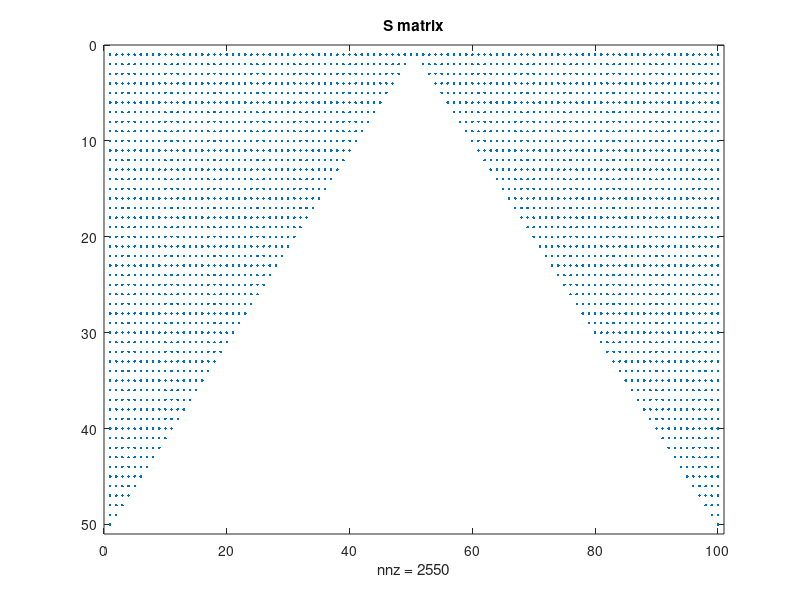
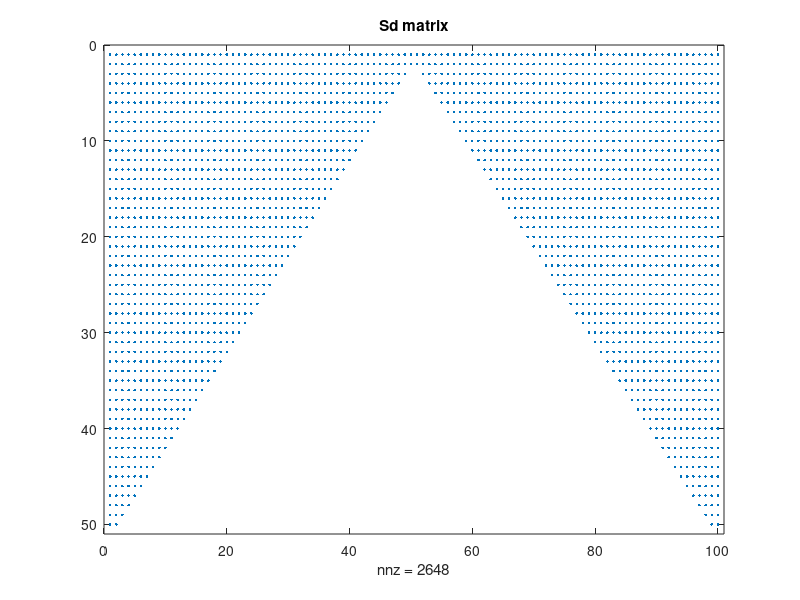
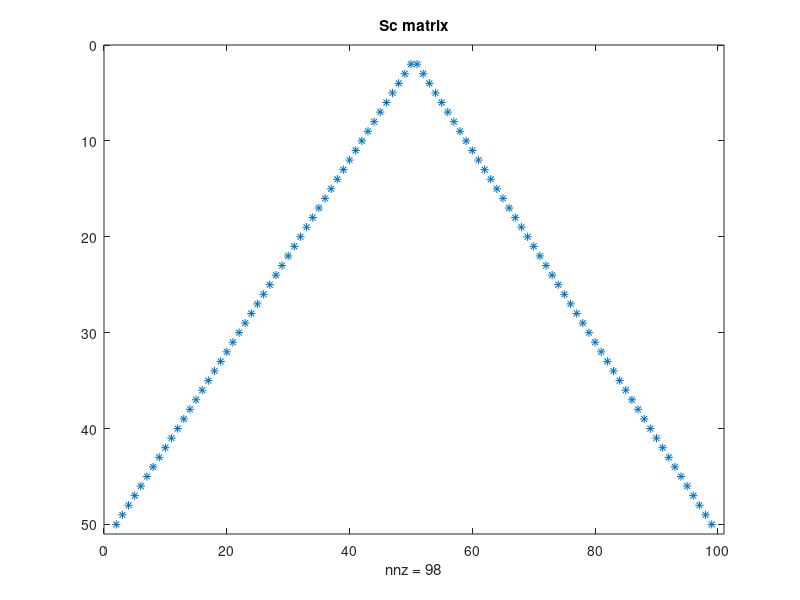

The MATLAB source for these figures, in order: (Note: this script raises an error after producing the figures.)
%% Programme to solve for Stokes velocity profile in riblets
% Solve A*u = P
% S = riblets grid points
% P = pressure gradient
% A = Laplacian coefficients
% Sc = Sd - S = riblets surface grid points

clear
close all;
tic

%% Input data
% Sides of the domain
ly = 0.5; 
lz = 1;

% Define grid sizes
ny = 50;
nz = 100;
% n = 4;
% ny_p = n; % number of points y (wall-normal) domain is enclosed
% ny = ny_p+1; % number of points in y 
% nz = ny_p*2; % number of points in z (spanwise) % periodic in z-direction
dy = ly/(ny-1); % length of sub-intervals in y-axis
dz = lz/nz; % length of sub-intervals in z-axis
z = linspace(0,lz,nz);
y = linspace(0,ly,ny);

dpdx = -1; % Pressure gradient
Sx = 0; % Shear at the top, could set to 1 (if normalised, always 1)

geometry = 1; % 0 = parabola, 1 = triangle, 2 = semi-circle

%% Build S matrix - Grid Points of riblets
% S = 1 for points within and on boundary and = 0 elsewhere 
if geometry == 0 % parabola
    parabola = (2*(z-lz/2)).^2;
    shape='parabola';
    for k=1:nz
        for j=1:ny
            if y(j)<parabola(k)
                S(j,k) = 1;
            else
                S(j,k) = 0;
            end
        end
    end
end

if geometry == 1 % triangle
    shape='triangle';
    triangle = (z-lz/2);%+1+0.5*z)+0.5*lz;
    triangle2 = -z+lz/2;
    % triangle = (2*z-lz/2);%+1+0.5*z)+0.5*lz;
    % triangle2 = -2*z+lz/2;
    for k=1:nz
        for j=1:ny
            if y(j)<=triangle(k) || y(j)<=triangle2(k)
                S(j,k) = 1;
            else
                S(j,k) = 0;
            end
        end
    end
end

if geometry == 2 % semi-circle
    circle = (-sqrt((lz/2)^2-(z-lz/2).^2))+ly;
    shape='circle';
    for k=1:nz
        for j=1:ny
            if y(j)<=circle(k)
                S(j,k) = 1;
            else
                S(j,k) = 0;
            end
        end
    end
end
figure
spy(S)
title('S matrix')

%% Build Sd matrix
% Sd = 1 for points within and on boundary and = 0 elsewhere 
% riblets now bigger by d = max(dy,dz)
if geometry == 0 % parabola
    z = linspace(0,1,nz);
    parabola_d = (2*(z-lz/2)).^2+dz;
    for k=1:nz
        for j=1:ny
            if y(j)<parabola_d(k)
                Sd(j,k) = 1;
            else
                Sd(j,k) = 0;
            end
        end
    end
end

if geometry == 1 % triangle
    z= linspace(0,1,nz);
    triangle = (z-lz/2)+dy;%+1+0.5*z)+0.5*lz;
    triangle2 = -z+lz/2+dy;
    for k=1:nz
        for j=1:ny
            if y(j)<triangle(k) || y(j)<triangle2(k)
                Sd(j,k) = 1;
            else
                Sd(j,k) = 0;
            end
        end
    end
end

if geometry == 2 % semi-circle
    z = linspace(0,1,nz);
    circle = (-sqrt((lz/2)^2-(z-lz/2).^2))+ly+dy;
    for k=1:nz
        for j=1:ny
            if y(j)<circle(k)
                Sd(j,k) = 1;
            else
                Sd(j,k) = 0;
            end
        end
    end
end
figure
spy(Sd)
title('Sd matrix')
Sc=Sd-S;
figure
spy(Sc)
title('Sc matrix')

%% Build P matrix - pressure gradient - RHS of Stokes
P = ones(ny*nz,1);
P = sparse(P);
P = P*dpdx;

%% Build A matrix 
beta = -2/(dy^2)-2/(dz^2); % coefficient of point p
alpha = 1/(dy^2); % coefficient of surrounding points
r1 = beta.*ones(ny,1);
r2 = alpha.*ones(ny-1,1);
r3 = alpha.*ones(1,1);
B = diag(r1,0) + diag(r2,1) + diag(r2,-1) + diag(r3,-ny+1) + diag(r3,ny-1);
B = sparse(B);
C = kron(eye(nz),B);
C = sparse(C);
gamma = 1/(dz^2);
r4 = gamma.*ones(ny*nz-ny,1);
r5 = gamma.*ones(ny,1);
D = diag(r4,-ny)+diag(r4,+ny)+diag(r5,-ny*nz+ny)+diag(r5,ny*nz-ny);
D = sparse(D);
A = C+D;
A = sparse(A);


% Shear at the top
for k = 1:nz
    j = ny; % top of domain
    index = (k-1)*ny+j;
    A(index,:) = 0;
    A(index,index) = 1/dy^2;
    if index~=1
        A(index,index-1) = -1/dy^2;
    end   
    P(index)=Sx;
end
%% Solid condition - modify the A matrix
% Modify A and P matrix for points within and on the boundary of riblets
% Velocity inside riblets = 0
for j = 1:ny
    for k = 1:nz
        if S(j,k)==1
            index = (k-1)*ny+j;
            A(index,:) = 0;
            A(index,index) = 1/dy^2;
            P(index) = 0;
        end
    end
end

%% Modify the A matrix - curve of the boundary
%Modification of the matrix A near the boundary of the solid
for j=1:ny
    for k=1:nz
        if Sc(j,k) == 1
            y0=(j-(ny))*dy;
            z0=k*dz ;          
            my=abs(floor( log10(dy)));
            mz=abs(floor( log10(dz)));
            
        %ys: (j-+2,k);(j-+1,k);(j,k-+2);(j,k-+1) 
            ys=[y0-dy, y0, y0+dy];
            zs=[z0-dz, z0, z0+dz];  
            
            if geometry == 0 % parabola
                yp0 = (2*(z0-lz/2)).^2;
                zpPlus = sqrt(y0)/2+lz/2;
                zpMinus = -zpPlus;
            end
            
            if geometry == 1 % triangle
                if z0 <= lz/2
                    yp0 = z0 - lz/2;
                else
                    yp0 = -z0+lz/2;
                end
                zpPlus = lz/2 - y0;
                zpMinus = y0 + lz/2;
            end
            
            if geometry == 2 % semi-circle
                yp0=-(-sqrt((lz/2)^2-(z0-lz/2).^2))+ly;
                zpPlus=sqrt((lz/2)^2-(y0-ly).^2)+lz/2;
                zpMinus=-zpPlus;
            end
            % check closest distance in z direction               
            if abs(z0-zpPlus) < abs(z0 - zpMinus)
                zp0 = zpPlus;
            else
                zp0 = zpMinus;
            end
            
            % Modify ys: (j-+2,k),(j-+1,k),(j,k-+2),(j,k-+1)         
            deltay=round(abs(y0-yp0),10);
            deltays=y0-yp0;
            deltaz=round(abs(z0-zp0),10);
            deltazs=z0-zp0;
            
            if deltaz<dz
                if round(deltaz,mz+2)~=0
                    zs(2-sign(deltazs))=z0-sign(deltazs)*deltaz;
                end
            end           
            if deltay<dy
                if round(deltay,my+2)~=0 
                    ys(2-sign(deltays))=y0-sign(deltays)*deltay;                     
                end
            end 
            
            bj=zeros(1,3);
            bk=zeros(1,3);          
            bj(1)=2/((ys(2)-ys(1))*(ys(3)-ys(1)));
            bj(2)=-2/((ys(3)-ys(2))*(ys(2)-ys(1))); 
            bj(3)=2/((ys(3)-ys(2))*(ys(3)-ys(1)));
            bk(1)=2/((zs(2)-zs(1))*(zs(3)-zs(1)));
            bk(2)=-2/((zs(3)-zs(2))*(zs(2)-zs(1))); 
            bk(3)=2/((zs(3)-zs(2))*(zs(3)-zs(1)));  
            
            index =(k-1)*ny+j;
            A(index,index)= bj(2) + bk(2);        
            if abs(deltay)<dy           
                if j==1
                  A(index,index+ny-1)= bj(1);
                  A(index,index+1)= 0;
                  
                elseif j==ny
                  A(index,index-ny+1)= bj(3);
                  A(index,index-1)= 0;

                else
                  A(index,index-sign(deltays))=0;       
                  A(index,index+sign(deltays))= bj(2+sign(deltays));

                end
            end                      
            if abs(deltaz)<dz 
                if k==1
                  A(index,index+(nz-1)*ny)= bk(1);
                  A(index,index+ny)= bk(3);
                elseif k==nz
                  A(index,index-ny)= bk(3);
                  A(index,index-(nz-1)*ny)= bk(1);
                else
                  A(index,index-sign(deltazs)*ny)= bk(2-sign(deltazs));
                  A(index,index+sign(deltazs)*ny)= bk(2+sign(deltazs));
                end
            end
        end
    end
end
            
%% Boundary condition

% No slip at the bottom
for k = 1:nz  %controllare qui
    j = 1;
    index = (k-1)*ny+j ;
    A(index,:) = 0;
%     A(index,index) =1;
    A(index,index) = 1/dy^2;
%     A(index,index+1) = -2/dy^2;
%     A(index,index+2)= 1/dy^2;
end
figure
spy(A)
%% Solution
u = reshape(mldivide(A,P),ny,nz);
Ub = mean(mean(u));
% Lws=Ub/s;
figure
surfc(z,y,u)
% daspect([1 1 1])
% axis tight
% axis fill
% axis image
ylabel('y', 'FontSize', 18)
xlabel('z', 'FontSize', 18)
set(gca,'FontSize',18)
% us = [zeros(1,nz); u];
us = [u(:,end) u];

%% Analytical
za = linspace(0,lz,nz);
ya = linspace(0,ly,ny);
dpdx=-1;
nu=1;
R=lz/2;
index= logical(S);
for j=1:length(ya)
    for k=1:length(za)
        f(j,k)=0.25*(R^2-((ya(j)-ly)^2+(za(k)-lz/2)^2));
%         fr(j,k)=0.25*(R^2-((ya(j))^2+(za(k))^2));
    end
end
Ubmaen=mean(mean(f));
% Ubmaenr=mean(mean(fr));
ua=-1/nu*dpdx*f;
ua(index)=0;
umax=max(max(ua));
umaxmax=max(max(u));

%% Verify
for k = 1:nz
    Sxtot(k) = (u(ny,k)-u(ny-1,k))/dy;
end
Sxtotm = mean(Sxtot);

%% average in z
ums=mean(u(ny,:),2);
umsa=mean(ua(ny,:),2);

%% Error and Grid Independence
fint=f;
fint(index)=0;
integraly=dy*trapz(full(u));
integralz=dz*trapz(integraly) % integration in y and z
% f_integraly=dy*trapz(full(fint));
% f_integralz=dz*trapz(f_integraly)
% relError=abs((ums-umsa)/umax*100);
% relErrorint=abs((0.0122602323037932-integralz)/umax*100);
relErrorint=abs((0.0122602323037932-integralz)/0.0122602323037932*100);
relError=abs((ua-u)/umax*100);
points_y=ny-1;
% tit = ['No_points_' num2str(ny-1) '_Shape_' num2str(shape) '.mat'];
% save(tit,'points_y','relError', 'relErrorint', 'integralz');

% figure
% surf(ua-u)

% ums = [0; um];

%% RMS
Diff=abs(ua(2:end,:)-u(2:end,:));
para=0;
for jj=1:size(Diff,1)
    row_y=Diff(jj,:);
    row_u = ua(jj+1,:);
    row_max(jj)=max(row_u(row_u~=0));
    row_min(jj)=min(row_u(row_u~=0));
    RMS_Y(jj) = rms(row_y(row_y~=0));
end
RMS=rms(RMS_Y); % read thesis
maxDiff=max(row_max);
minDiff=min(row_min);
relativeError=RMS/(maxDiff-minDiff);
% 
% tit = ['No_points_' num2str(ny_p) '_Shape_' num2str(shape) '.mat'];
% save(tit,'points_y','relError', 'relErrorint', 'integralz','relError');
% %%
toc
% % save('P3_R0_08');
